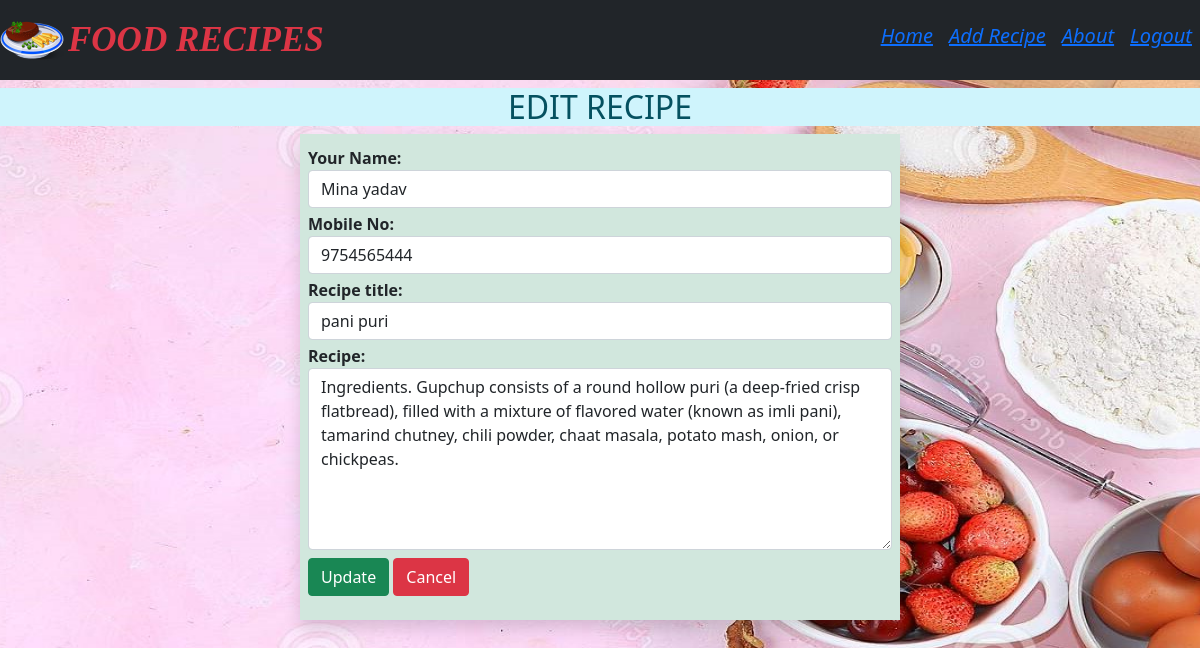
/EditRecipe/2 (signed in), run on the app's committed database.
### RecipeApp/models.py (models this page shows)
class AllRecipes(models.Model):
    username=models.CharField(max_length=100)
    userphone=models.CharField(max_length=10)
    recipe_title=models.CharField(max_length=100)
    recipe=models.CharField(max_length=10000)
    timedate=models.DateTimeField(auto_now=True,blank=True)

### RecipeApp/views.py (the view)
# urls.py: path('EditRecipe/<int:id>',views.editrcp,name='editRecipe'),
def editrcp(request,id):
    if request.method=='POST':
        upid=AllRecipes.objects.get(pk=id)
        rcp=AddRecipe(request.POST,instance=upid)
        if rcp.is_valid():
            rcp.save()
            rcp=AddRecipe()
    else:
        upid=AllRecipes.objects.get(pk=id)
        rcp=AddRecipe(instance=upid)
    return render(request,'web/edit_recipe.html',{'rcp':rcp})

### RecipeApp/forms.py
class AddRecipe(forms.ModelForm):
    username=forms.CharField(widget=forms.TextInput(attrs={'class':'form-control'}),label='Your Name')
    userphone=forms.CharField(widget=forms.NumberInput(attrs={'class':'form-control'}),label='Mobile No')
    recipe_title=forms.CharField(widget=forms.TextInput(attrs={'class':'form-control'}))
    recipe=forms.CharField(widget=forms.Textarea(attrs={'class':'form-control','rows':7}))
    class Meta:
        model=AllRecipes
        fields=['username','userphone','recipe_title','recipe']

### RecipeApp/templates/web/edit_recipe.html
{% include 'web/base.html' %}
{% block containt %}
<h2 class='alert-info mt-2 text-center'>EDIT RECIPE</h2>
    <div class="col-sm-6 offset-3 shadow alert-success p-2">
        <form action="" method='POST'> {% csrf_token %}
            {% for rc in rcp %}
        <label class='fw-bolder text-dark mt-1'>{{rc.label_tag}}</label>
        {{rc}} {{rc.errors|striptags}}
        {% endfor %}
        <input type="submit" value="Update" class='btn  btn-success mt-2'>
        <a href={% url 'showRecipe' %} class='btn btn-danger mt-2'>Cancel</a>
    </form>
    </div>
{% endblock containt %}

### RecipeApp/templates/web/base.html (style rules this page uses)
#bg { background-size: 1800px 900px; background-repeat: no-repeat; background-position: top; background-attachment: fixed; }

### data on the page
AllRecipes: rcp "Mina yadav" "9754565444" "pani puri" "Ingredients. Gupchup consists of a round hollow puri (a deep-fried crisp flatbread), filled with a mixture of flavored water (known as imli pani), tamarind chutney, chili powder, chaat masala, potato mash, onion, or chickpeas."

### other printed values
{{ rc.label_tag }} "Your Name:" "Mobile No:" "Recipe title:" "Recipe:"
